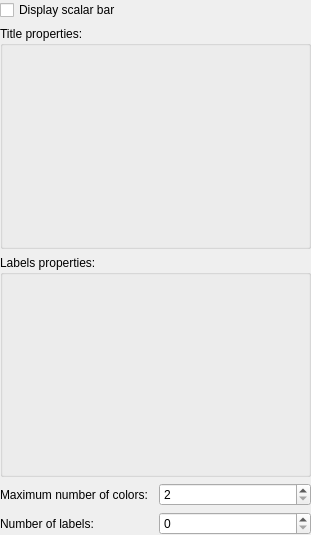
<?xml version="1.0" encoding="UTF-8"?>
<ui version="4.0">
 <class>ctkVTKScalarBarWidget</class>
 <widget class="QWidget" name="ctkVTKScalarBarWidget">
  <property name="geometry">
   <rect>
    <x>0</x>
    <y>0</y>
    <width>311</width>
    <height>535</height>
   </rect>
  </property>
  <property name="windowTitle">
   <string>vtkScalarBarWidget</string>
  </property>
  <layout class="QGridLayout" name="gridLayout_3">
   <property name="margin">
    <number>0</number>
   </property>
   <item row="0" column="0" colspan="2">
    <widget class="QCheckBox" name="DisplayScalarBarCheckBox">
     <property name="text">
      <string>Display scalar bar</string>
     </property>
    </widget>
   </item>
   <item row="1" column="0" colspan="2">
    <widget class="QGroupBox" name="TitleGroupBox">
     <property name="title">
      <string>Title properties:</string>
     </property>
     <property name="flat">
      <bool>true</bool>
     </property>
     <layout class="QGridLayout" name="gridLayout">
      <item row="0" column="0">
       <widget class="ctkVTKTextPropertyWidget" name="TitleTextPropertyWidget"/>
      </item>
     </layout>
    </widget>
   </item>
   <item row="2" column="0" colspan="2">
    <widget class="QGroupBox" name="LabelsGroupBox">
     <property name="title">
      <string>Labels properties:</string>
     </property>
     <property name="flat">
      <bool>true</bool>
     </property>
     <layout class="QGridLayout" name="gridLayout_2">
      <item row="0" column="0">
       <widget class="ctkVTKTextPropertyWidget" name="LabelsTextPropertyWidget">
        <property name="textLabel">
         <string>Format:</string>
        </property>
       </widget>
      </item>
     </layout>
    </widget>
   </item>
   <item row="3" column="0">
    <widget class="QLabel" name="MaxNumberOfColorsLabel">
     <property name="text">
      <string>Maximum number of colors:</string>
     </property>
    </widget>
   </item>
   <item row="3" column="1">
    <widget class="QSpinBox" name="MaxNumberOfColorsSpinBox">
     <property name="minimum">
      <number>2</number>
     </property>
     <property name="maximum">
      <number>9999</number>
     </property>
    </widget>
   </item>
   <item row="4" column="0">
    <widget class="QLabel" name="NumberOfLabelsLabel">
     <property name="text">
      <string>Number of labels:</string>
     </property>
    </widget>
   </item>
   <item row="4" column="1">
    <widget class="QSpinBox" name="NumberOfLabelsSpinBox">
     <property name="maximum">
      <number>64</number>
     </property>
    </widget>
   </item>
  </layout>
 </widget>
 <customwidgets>
  <customwidget>
   <class>ctkVTKTextPropertyWidget</class>
   <extends>QWidget</extends>
   <header>ctkVTKTextPropertyWidget.h</header>
  </customwidget>
 </customwidgets>
 <resources/>
 <connections/>
</ui>
